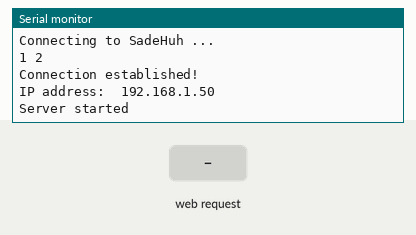
Recording of a sketch running on a simulated ESP8266 (NodeMCU). Parts: the last lines printed to the serial monitor. The inputs (shaded band) are chosen by the test bench. WiFi joins after 1.5 s; servers stay silent unless stated.

Above: at 3.2 s.
3.3 s: HTTP request GET /sld received
At 4.2 s:
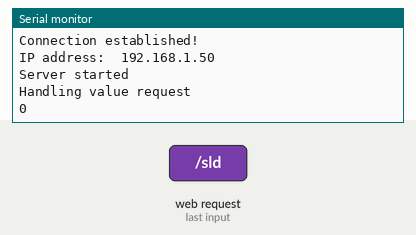
4.8 s: HTTP request GET /sld?sliderValue=1 received
At 5.4 s:
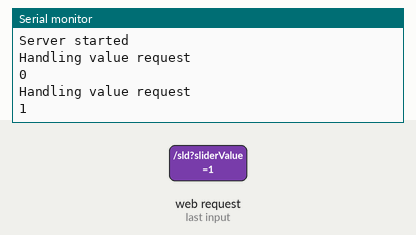

Measured:
- after the input at 3.3 s, the serial monitor: prints a new line at once (image 1)
- after the input at 4.8 s, the serial monitor: prints a new line at once (image 2)

The sketch:

esp_sketch.ino
```cpp
#include <ESP8266WiFi.h>        // Include the Wi-Fi library
#include <WiFiClient.h>
#include <ESP8266WebServer.h>

const char* ssid     = "SadeHuh";
const char* password = "slimmsade21";

// const char* ssid     = "samuraiwifi";
// const char* password = "A336A379DE6F";


ESP8266WebServer server(80);

void handleValueRequest() {
  Serial.println("Handling value request");
  String valueStr = server.arg("sliderValue");
  // Serial.print("Received value: ");
  // Serial.println(valueStr);
  int value = valueStr.toInt();
  // Serial.print("Parsed value: ");
  Serial.println(value);
  server.send(200, "text/plain", "Value received: " + valueStr);
}

void setup() {
  Serial.begin(115200);         // Start the Serial communication to send messages to the computer
  delay(10);
  Serial.println('\n');

  WiFi.begin(ssid, password);             // Connect to the network
  Serial.print("Connecting to ");
  Serial.print(ssid); Serial.println(" ...");

  int i = 0;
  while (WiFi.status() != WL_CONNECTED) { // Wait for the Wi-Fi to connect
    delay(1000);
    Serial.print(++i); Serial.print(' ');
  }

  Serial.println('\n');
  Serial.println("Connection established!");
  Serial.print("IP address:\t");
  Serial.println(WiFi.localIP());         // Send the IP address of the ESP8266 to the computer

  server.on("/sld", handleValueRequest);
  server.begin();
  Serial.println("Server started");
}

void loop()
{
  server.handleClient();
}
```
